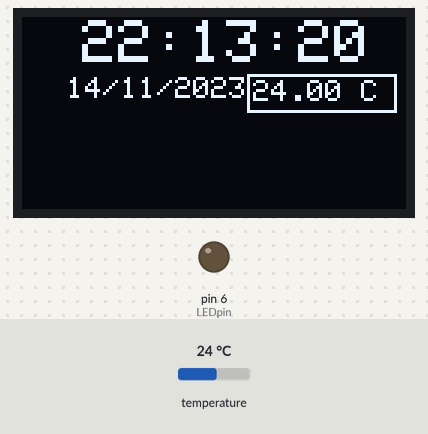
The sketch below on a simulated Arduino Uno, built with avr-gcc and run on an emulated ATmega328P. Parts: 128×64 one-colour display, output pins drawn as LEDs (lit = HIGH). Inputs (shaded band) come from the test bench; at power-on: temperature 24 °C. The display library's start-up logo is not drawn; the local clock reads 2024-03-15 10:24:30 at power-on unless the sketch sets it; what the sketch prints to the serial monitor is not drawn.

Above: at 3.7 s.
3.8 s: temperature set to 12 °C
At 4.8 s:
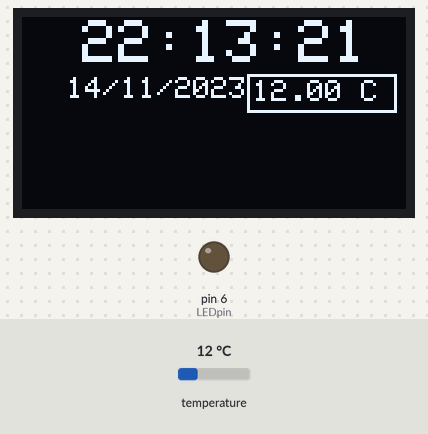
At 5.7 s:
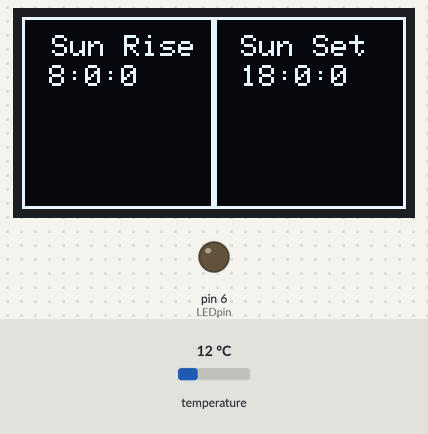
Timing chart, 0 to 7.2 s (numbered marks = the images above; inputs shaded):
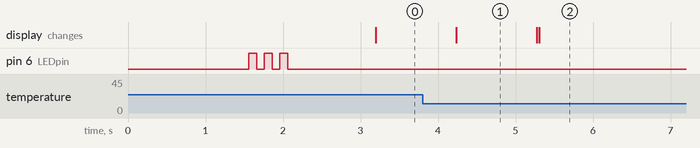

Measured:
- what the display in image 1 shows lasts 1.1 s, from 4.2 s to 5.3 s

The sketch:

Fake_Sun.ino
```cpp
//- Malshano -


#include <Wire.h>
#include "RTClib.h"
#include <Adafruit_SSD1306.h>


#define OLED_RESET 4
int LEDpin = 6; //7
int hourset[]={8,00,00};  // holds alarm values
int houroff[] = {18,00,00};
Adafruit_SSD1306 display(OLED_RESET);

bool alarmstatus = false;

RTC_DS3231 rtc;

void setup () {
  pinMode(LEDpin, OUTPUT);                                //LED pin is the pin the TIP transistor is Connected to
  Serial.begin(9600);
  display.begin(SSD1306_SWITCHCAPVCC, 0x3C);
  display.display();
  delay(1500);
  display.clearDisplay();
  Wire.begin();
  rtc.begin();
  digitalWrite(LEDpin, HIGH);
  delay(100);
  digitalWrite(LEDpin, LOW);
  delay(100);
  digitalWrite(LEDpin, HIGH);
  delay(100);
  digitalWrite(LEDpin, LOW);
  delay(100);
  digitalWrite(LEDpin, HIGH);
  delay(100);
  digitalWrite(LEDpin, LOW);
  delay(100);


    rtc.adjust(DateTime(F(__DATE__), F(__TIME__)));       // Date and time is set to the computers date and time

        Serial.println(hourset[0]);

}

void loop () {
  DateTime now = rtc.now();
  TimeDisplay();            // Displays the time for one second  x 5 = 5 seonds before switching screens,
  TimeDisplay();
  TimeDisplay();


if (now.hour() == hourset[0] && now.minute() == hourset[1] ) {  // reads the alarm array if it is equal to the time then the alarm tuns on. Seconds cannot be set because of alarm chek being done every 3 seconds
  digitalWrite(LEDpin, HIGH);                                           // toggles Light on - so that the light stays on
  Serial.println("ALARM ON");

}
if (now.hour() == houroff[0] && now.minute() == houroff[1]) {  // reads the alarm array to tiuurn alarm off
   digitalWrite(LEDpin, LOW);                                        // Toggles Light off at sunset
        Serial.println("ALARM OFF");
}

//if (alarmstatus =="ON"){                                      // Checks boolean and turns alarm on or off
//    digitalWrite(LEDpin, HIGH);
//  }
//  else if(alarmstatus =="OFF"){
//    digitalWrite(LEDpin, LOW);
//  }
//

  AlarmDisplay();                                         // Displays the alarm display on OLED with sunrise and sunset times

}

void AlarmDisplay(){
    display.clearDisplay();
  display.setTextSize(1);
  display.setTextColor(WHITE,BLACK);
  display.setCursor(10,6);
  display.println("Sun Rise");
  display.drawRect(0,0,display.width()/2,display.height(), WHITE); // draws recangular border - (start coordinates x,y, width of box, height of box)


  display.setTextSize(0.5);
  display.setTextColor(WHITE,BLACK);
    display.setCursor(9,16);
  display.print(hourset[0]);
  display.print(':');
  display.print(hourset[1]);
    display.print(':');
  display.print(hourset[2]);
 // display.display();
/////////////////////
  display.setTextSize(1);
  display.setTextColor(WHITE,BLACK);
  display.setCursor(73,6);
  display.println("Sun Set");
  display.drawRect((display.width()/2),0,display.width()/2,display.height(), WHITE);   // draws recangular border - (start coordinates x,y, width of box, height of box)


  display.setTextSize(0.5);
  display.setTextColor(WHITE,BLACK);
    display.setCursor(73,16);
  display.print(houroff[0]);
  display.print(':');
  display.print(houroff[1]);
    display.print(':');
  display.print(houroff[2]);
  display.display();
///////////////////////////

  delay(5000);
  display.clearDisplay();

  }

void TimeDisplay()
{
    DateTime now = rtc.now();
    Serial.print("Temperature: ");
    Serial.print(rtc.getTemperature());
    Serial.println(" C");

  Serial.print(now.year(), DEC);
  Serial.print('/');
  Serial.print(now.month(), DEC);
  Serial.print('/');
  Serial.print(now.day(), DEC);
    Serial.print(' ');
    Serial.print(now.hour(), DEC);
    Serial.print(':');
    Serial.print(now.minute(), DEC);
    Serial.print(':');
    Serial.print(now.second(), DEC);
    Serial.println();
    delay(1000);


  display.setTextSize(2);
  display.setTextColor(WHITE,BLACK);
  display.setCursor(20,1);
  display.print(now.hour(), DEC);
  display.print(':');
  display.print(now.minute(), DEC);
  display.print(':');
  display.print(now.second(), DEC);

  display.setTextSize(0.5);
  display.setTextColor(WHITE,BLACK);
  display.setCursor(15,20);
  display.print(now.day(), DEC);

  display.print('/');
  display.print(now.month(), DEC);
  display.print('/');
  display.print(now.year(), DEC);

  display.drawRect(75,19,50,13, WHITE);

  display.setTextSize(0.5);
  display.setTextColor(WHITE,BLACK);
  display.setCursor(77,21);
  display.print(rtc.getTemperature());
  display.print(" C");


  display.display();
  display.clearDisplay();


  }
```
